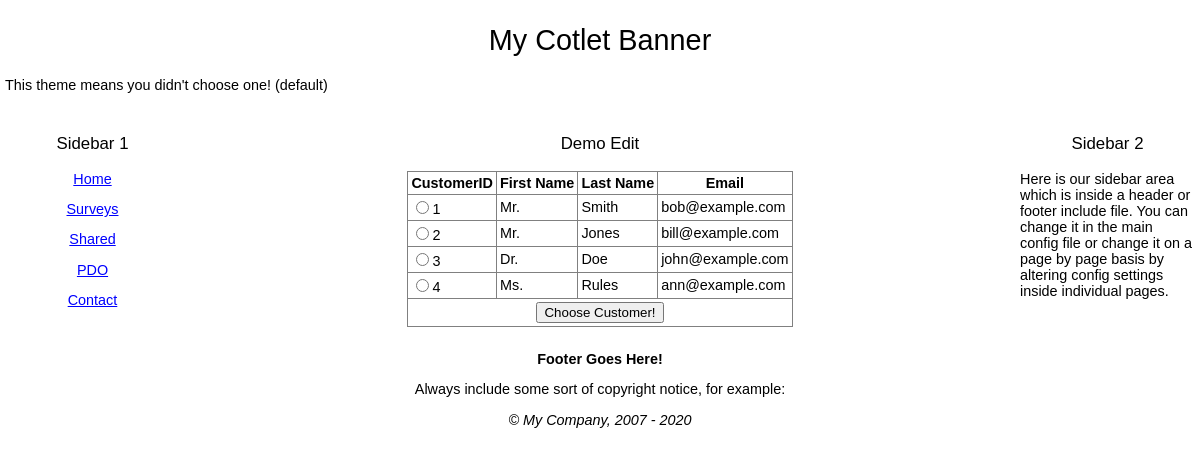
Page /demo/demo_edit.php on the committed database.
### tables this page shows
CREATE TABLE `test_Customers` (
  `CustomerID` int(10) unsigned NOT NULL AUTO_INCREMENT,
  `LastName` varchar(50) DEFAULT NULL,
  `FirstName` varchar(50) DEFAULT NULL,
  `Title` varchar(20) DEFAULT NULL,
  `Email` varchar(80) DEFAULT NULL,
  `CountryID` int(10) unsigned DEFAULT NULL,
  PRIMARY KEY (`CustomerID`),
  KEY `CountryID` (`CountryID`)
);

### demo/demo_edit.php (the view, shortened to what this page needs)
<?php
require '../inc_0700/config_inc.php';
if(isset($_REQUEST['act'])){$myAction = (trim($_REQUEST['act']));}else{$myAction = "";}
switch ($myAction)
{
	default:
	 	selectFirst();
}
function selectFirst()
{
	echo '<h3 align="center">' . smartTitle() . '</h3>';
	$sql = "select CustomerID,FirstName,LastName,Email from test_Customers";
	$result = mysqli_query(IDB::conn(),$sql) or die(trigger_error(mysqli_error(IDB::conn()), E_USER_ERROR));
	if (mysqli_num_rows($result) > 0)
	{
		echo '<form action="' . THIS_PAGE . '" method="post" onsubmit="return checkForm(this);">';
		echo '<table align="center" border="1" style="border-collapse:collapse" cellpadding="3" cellspacing="3">';
		echo '<tr>
				<th>CustomerID</th>
				<th>First Name</th>
				<th>Last Name</th>
				<th>Email</th>
			</tr>
			';
		while ($row = mysqli_fetch_assoc($result))
		{
			echo '<tr>
					<td>
				 	<input type="radio" name="CustomerID" value="' . (int)$row['CustomerID'] . '">'
				     . (int)$row['CustomerID'] . '</td>
				    <td>' . dbOut($row['FirstName']) . '</td>
				    <td>' . dbOut($row['LastName']) . '</td>
				    <td>' . dbOut($row['Email']) . '</td>
				</tr>
				';
		}
		echo '<tr>
				<td align="center" colspan="4">
					<input type="submit" value="Choose Customer!"></em>
				</td>
			  </tr>
			  </table>
			  </form>
			  ';
	}else{
      echo '<div align="center"><h3>Currently No Customers in Database.</h3></div>';
	}
}

### include/default_style.css (style rules this page uses)
body { font-size: .9em; font-family: Verdana, Geneva, Arial, Helvetica, sans-serif; padding:0; margin:0; background-color:#FFFFFF; }
td { font-family: Verdana, Geneva, Arial, Helvetica, sans-serif; }
h1, h2, h3, h4, h5, h6 { font-weight: normal; }

### rows in the picture
test_customers: CustomerID "1", FirstName "Mr.", LastName "Smith", Email "bob@example.com"
test_customers: CustomerID "2", FirstName "Mr.", LastName "Jones", Email "bill@example.com"
test_customers: CustomerID "3", FirstName "Dr.", LastName "Doe", Email "john@example.com"
test_customers: CustomerID "4", FirstName "Ms.", LastName "Rules", Email "ann@example.com"

### other values in the picture
$config->banner "My Cotlet Banner"
$aText[0] "Home"
$aText[0] "Surveys"
$aText[0] "Shared"
$aText[0] "PDO"
$aText[0] "Contact"
smartTitle() "Demo Edit"
